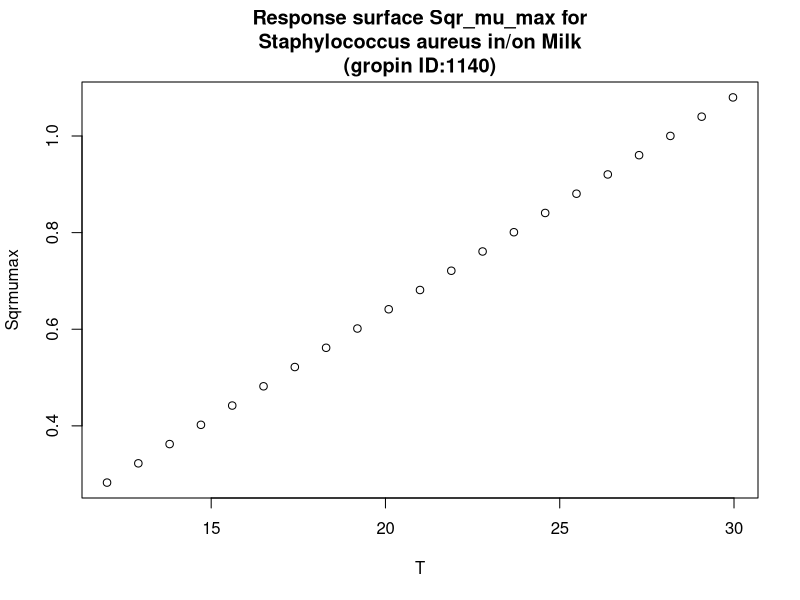

Reproduce this figure in R.
#############################
# start of Parameter script
#############################
T <- seq(12.012,29.97002997003,length.out=21)
#############################
# end of Parameter script
#############################
############################# 
# start of Model script Gropin ID 1140 
#############################
 
# constant coefficients for this model
 
variables <- data.frame(T)
argumentsPar <- unique.data.frame(expand.grid(variables))
 
# heart of the model
response_surface <- function(T) {
   mumax <-0.0444*(T-5.648)

	return(mumax=mumax)
} 

# output parameters
responseSurface <- cbind(argumentsPar,response_surface(argumentsPar['T']))
colnames(responseSurface) <- c(colnames(argumentsPar),'Sqrmumax')
#############################
# End of Model script
#############################
############################# 
# start of Visualisation script Gropin ID 1140 
#############################
titleText <-'Response surface Sqr_mu_max for
Staphylococcus aureus in/on Milk
(gropin ID:1140)'
plot(T,responseSurface$'Sqrmumax',xlab='T',
                          ylab='Sqrmumax',main=titleText)
#############################
# End of Visualisation script
#############################
